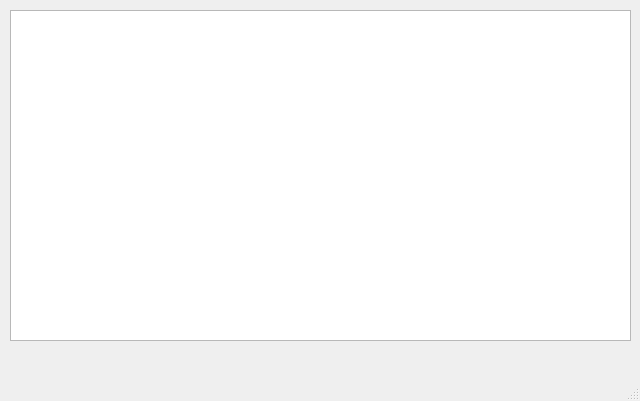
<?xml version="1.0" encoding="UTF-8"?>
<ui version="4.0">
 <class>MainWindow</class>
 <widget class="QMainWindow" name="MainWindow">
  <property name="geometry">
   <rect>
    <x>0</x>
    <y>0</y>
    <width>640</width>
    <height>401</height>
   </rect>
  </property>
  <property name="windowTitle">
   <string>MainWindow</string>
  </property>
  <widget class="QWidget" name="centralWidget">
   <widget class="QGraphicsView" name="graphicsView">
    <property name="geometry">
     <rect>
      <x>10</x>
      <y>10</y>
      <width>621</width>
      <height>331</height>
     </rect>
    </property>
   </widget>
  </widget>
  <widget class="QMenuBar" name="menuBar">
   <property name="geometry">
    <rect>
     <x>0</x>
     <y>0</y>
     <width>640</width>
     <height>20</height>
    </rect>
   </property>
  </widget>
  <widget class="QStatusBar" name="statusBar"/>
 </widget>
 <layoutdefault spacing="6" margin="11"/>
 <resources/>
 <connections/>
</ui>
